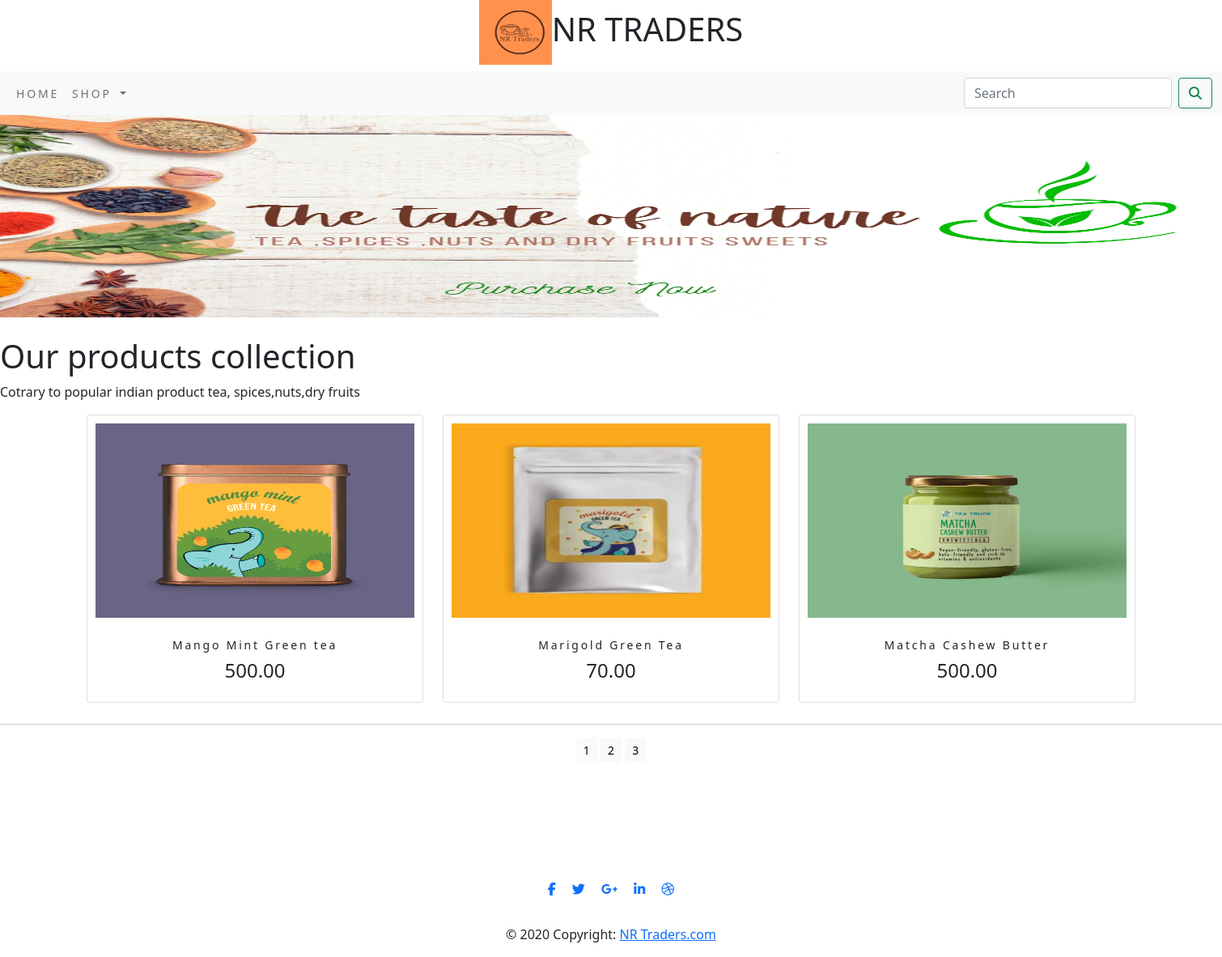
The page / on the database its author committed.
### shoppingapp/models.py (models this page shows, shortened)
class Product(models.Model):
    name = models.CharField(max_length=250, unique=True)
    slug = models.SlugField(max_length=250, unique=True)
    description = models.TextField(blank=True)
    image = models.ImageField(upload_to='product', blank=True)
    price=models.DecimalField(max_digits=10,decimal_places=2)
    category=models.ForeignKey(Category,on_delete=models.CASCADE)
    stock=models.IntegerField()
    available=models.BooleanField(default=True)
    created=models.DateField(auto_now_add=True)
    update=models.DateField(auto_now=True)
    def get_url(self):
        return reverse('shoppingapp:prodCatdetail',args=[self.category.slug,self.slug])
    class Meta:
        ordering=('name',)
        verbose_name='product'
        verbose_name_plural='products'

### shoppingapp/views.py (the view)
# urls.py: path('',views.allProdCat,name='allProdCat'),
def allProdCat(request, c_slug=None,):
    c_page = None
    products_list = None
    if c_slug !=None:
        c_page=get_object_or_404(Category,slug=c_slug)
        products_list =Product.objects.all().filter(category=c_page,available=True)
    else:
        products_list =Product.objects.all().filter(available=True)
    paginator=Paginator(products_list,3)
    try:
        page=int(request.GET.get('page','1'))
    except:
        page=1
    try:
        products=paginator.page(page)
    except(EmptyPage,InvalidPage):
        products=paginator.page(paginator.num_pages)
    return render(request,"category.html",{'category':c_page,'products':products})

### cart/context_processors.py (called while the page is built)
def counter(request):
    item_count=0
    if 'admin' in request.path:
        return {}
    else:
        try:
            cart=Cart.objects.filter(cart_id=_cart_id(request))
            cart_items=CartItem.objects.all().filter(cart=cart[:1])
            for cart_item in cart_items:
                item_count += cart_item.quantity
        except Cart.DoesNotExist:
            item_count=0
    return dict(item_count=item_count)

### cart/views.py (called while the page is built)
def _cart_id(request):
    cart=request.session.session_key
    if not cart:
        cart=request.session.create()
    return cart

### shoppingapp/context_processors.py (called while the page is built)
def menu_links(request):
    links=Category.objects.all()
    return dict(links=links)

### shoppingapp/models.py (called while the page is built)
    def get_url(self):
        return reverse('shoppingapp:products_by_category',args=[self.slug])

### templates/category.html (shortened to what this page needs)
{% extends 'base.html' %}
{% load static %}
{% block content %}
<div>
    {% if category %}
        <center><img src="{{category.image.url}}"alt="{{category.name}}"width="1400px" height="380px" ></center>
</div>
    <br>
<div>
    <h1 class="text_center my-title">{{Category.name}}</h1>
    <p class="text_justify">{{Category.description}}</p>
</div>
    {% else %}
<div>
<img src="{% static 'img/banner1.jpg' %}" alt="NR tea, spices and nuts" width="1500px" height="250px">
</div>
<br>
<div>
    <h1>Our products collection</h1>
    <p>Cotrary to popular indian product tea, spices,nuts,dry fruits</p>
</div>
   {% endif %}
<div class="container">
    <div class="row mx_auto">
        {% for product in products.object_list %}
        <div class="my_bottom_margin col-6 col-sm-9 col-md-4  col-lg-4">
            <div class="card" style="min-width:18rem;">
                <a href="{{product.get_url}}"><img class="card-img-top my_image" src="{{product.image.url}}" alt="{{product.name}}" ></a>
                <div class="card-body"><h3 class="text-center">{{product.name}}</h3>
                    <h4 class=" text-center">{{product.price}}</h4>
                </div>
            </div>
        </div>
    {% endfor %}
    </div>
</div>
    <div class="mx_auto">
        {% if products.paginator.num_pages > 1 %}
        <hr>
        <div class="text-center">
            {% for pg in products.paginator.page_range %}
            <a href="?page={{pg}}" class="btn btn-light btn-sm{% if products.number == pg %} active {% endif %}">{{pg}}</a>
            {% endfor %}
        </div>
        {% endif %}
    </div>
    <br>
</div>
{% endblock %}

### templates/base.html (shortened to what this page needs)
<!DOCTYPE html>
{% load static %}
<html lang="en">
<head>
    <link rel="stylesheet"href="{% static 'css/custom.css' %}"  >
    <link href="{% static 'css/bootstrap.min.css' %}" rel="stylesheet" >
</head>
<body>
<div>
{% include 'header.html' %}
<nav class="navbar navbar-expand-lg navbar-light bg-light">
  <div class="container-fluid">
    <div class="collapse navbar-collapse" id="navbarSupportedContent">
      <ul class="navbar-nav me-auto mb-2 mb-lg-0">
        <li class="nav-item">
          <a class="nav-link" href="{% url 'shoppingapp:allProdCat' %}">Home</a>
        </li>
        <li class="nav-item dropdown {% if 'shoppingapp' in request.path %} active{% endif %}">
          <a class="nav-link dropdown-toggle" href="#" id="navbarDropdown" role="button" data-bs-toggle="dropdown" aria-expanded="false">
            Shop
          </a>
        </li>
      </ul>
      <form class="d-flex" action="{% url 'search_app:searchResult' %}" method="get">
        <input class="form-control me-2" type="search" placeholder="Search" name="q" aria-label="Search">
        <button class="btn btn-outline-success" type="submit"><i class="fas fa-search"></i></button>
      </form>
    </div>
  </div>
</nav>
{% block content %}
{% endblock %}
</div>
{% include 'footer.html' %}
</body>
</html>

### templates/header.html
{% load static %}
<header>
     <center>
       <h1><a href="{%url 'shoppingapp:allProdCat' %}"></a> <img src="{% static 'img/logo.png'%}" alt="image loading" width="90px" height="80px">NR TRADERS</h1>
    </center>
</header>

### templates/footer.html
<br><br><br><br>
<footer class="page-footer font-small special-color-light pt-4">
  <div class="container">
    <ul class="list-unstyled list-inline text-center">
      <li class="list-inline-item">
        <a class="btn-floating btn-fb mx-1">
          <i class="fab fa-facebook-f"> </i>
        </a>
      </li>
      <li class="list-inline-item">
        <a class="btn-floating btn-tw mx-1">
          <i class="fab fa-twitter"> </i>
        </a>
      </li>
      <li class="list-inline-item">
        <a class="btn-floating btn-gplus mx-1">
          <i class="fab fa-google-plus-g"> </i>
        </a>
      </li>
      <li class="list-inline-item">
        <a class="btn-floating btn-li mx-1">
          <i class="fab fa-linkedin-in"> </i>
        </a>
      </li>
      <li class="list-inline-item">
        <a class="btn-floating btn-dribbble mx-1">
          <i class="fab fa-dribbble"> </i>
        </a>
      </li>
    </ul>
  </div>
  <div class="footer-copyright text-center py-3">© 2020 Copyright:
    <a href="https://mdbootstrap.com/"> NR Traders.com</a>
  </div>
</footer>

### static/css/custom.css (style rules this page uses)
body { font-family: 'Roboto', sans-serif; }
.nav-item { letter-spacing : .2em; font-size :14px; text-transform :uppercase; }
.my_image { width:50px; height:260px; padding:10px; }
.my_bottom_margin { margin-bottom:10px; }
.card-body h3 { font-size:14px; text_transform:uppercase; letter-spacing:.2em; }

### rows shown on the page
Product: image (picture), name "Mango Mint Green tea", price "500.00"
Product: image (picture), name "Marigold Green Tea", price "70.00"
Product: image (picture), name "Matcha Cashew Butter", price "500.00"

### other values the page prints
{{ pg }} "1" "2" "3"
